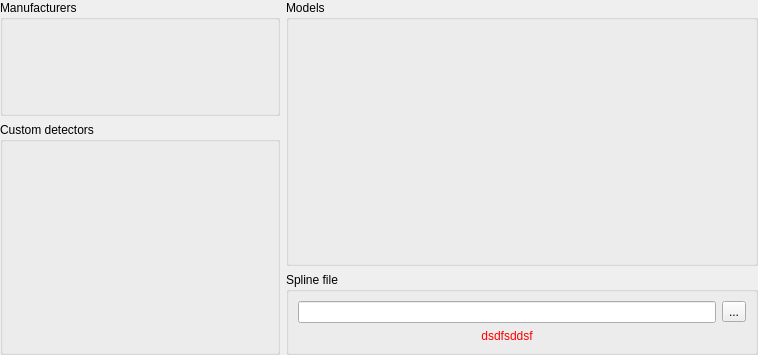
<?xml version="1.0" encoding="UTF-8"?>
<ui version="4.0">
 <class>Form</class>
 <widget class="QWidget" name="Form">
  <property name="geometry">
   <rect>
    <x>0</x>
    <y>0</y>
    <width>758</width>
    <height>355</height>
   </rect>
  </property>
  <property name="sizePolicy">
   <sizepolicy hsizetype="MinimumExpanding" vsizetype="Preferred">
    <horstretch>0</horstretch>
    <verstretch>0</verstretch>
   </sizepolicy>
  </property>
  <property name="windowTitle">
   <string>Form</string>
  </property>
  <layout class="QHBoxLayout" name="horizontalLayout" stretch="0,0">
   <property name="margin">
    <number>0</number>
   </property>
   <item>
    <widget class="QWidget" name="widget" native="true">
     <property name="sizePolicy">
      <sizepolicy hsizetype="Maximum" vsizetype="Preferred">
       <horstretch>0</horstretch>
       <verstretch>0</verstretch>
      </sizepolicy>
     </property>
     <layout class="QVBoxLayout" name="verticalLayout" stretch="0,0">
      <property name="margin">
       <number>0</number>
      </property>
      <item>
       <widget class="QGroupBox" name="groupBox">
        <property name="title">
         <string>Manufacturers</string>
        </property>
        <layout class="QVBoxLayout" name="verticalLayout_4">
         <item>
          <widget class="QListView" name="_manufacturerList">
           <property name="sizePolicy">
            <sizepolicy hsizetype="Maximum" vsizetype="Expanding">
             <horstretch>0</horstretch>
             <verstretch>0</verstretch>
            </sizepolicy>
           </property>
           <property name="styleSheet">
            <string notr="true">QListView {
background-color: transparent;
}</string>
           </property>
           <property name="frameShape">
            <enum>QFrame::NoFrame</enum>
           </property>
           <property name="editTriggers">
            <set>QAbstractItemView::NoEditTriggers</set>
           </property>
           <property name="uniformItemSizes">
            <bool>true</bool>
           </property>
          </widget>
         </item>
        </layout>
       </widget>
      </item>
      <item>
       <widget class="QGroupBox" name="groupBox_2">
        <property name="title">
         <string>Custom detectors</string>
        </property>
        <layout class="QVBoxLayout" name="verticalLayout_5">
         <item>
          <widget class="QListView" name="_customList">
           <property name="sizePolicy">
            <sizepolicy hsizetype="Maximum" vsizetype="Fixed">
             <horstretch>0</horstretch>
             <verstretch>0</verstretch>
            </sizepolicy>
           </property>
           <property name="styleSheet">
            <string notr="true">QListView {
background-color: transparent;
}</string>
           </property>
           <property name="frameShape">
            <enum>QFrame::NoFrame</enum>
           </property>
           <property name="editTriggers">
            <set>QAbstractItemView::NoEditTriggers</set>
           </property>
           <property name="uniformItemSizes">
            <bool>true</bool>
           </property>
          </widget>
         </item>
        </layout>
       </widget>
      </item>
     </layout>
    </widget>
   </item>
   <item>
    <widget class="QStackedWidget" name="_stacked">
     <property name="currentIndex">
      <number>0</number>
     </property>
     <widget class="QWidget" name="_modelPanel">
      <layout class="QVBoxLayout" name="verticalLayout_3">
       <property name="margin">
        <number>0</number>
       </property>
       <item>
        <widget class="QGroupBox" name="groupBox_3">
         <property name="title">
          <string>Models</string>
         </property>
         <layout class="QVBoxLayout" name="verticalLayout_6">
          <item>
           <widget class="QTableView" name="_detectorView">
            <property name="styleSheet">
             <string notr="true">QTableView {
background-color: transparent;
}</string>
            </property>
            <property name="frameShape">
             <enum>QFrame::NoFrame</enum>
            </property>
            <property name="editTriggers">
             <set>QAbstractItemView::NoEditTriggers</set>
            </property>
            <property name="showGrid">
             <bool>false</bool>
            </property>
            <property name="cornerButtonEnabled">
             <bool>false</bool>
            </property>
            <attribute name="horizontalHeaderVisible">
             <bool>false</bool>
            </attribute>
            <attribute name="verticalHeaderVisible">
             <bool>false</bool>
            </attribute>
           </widget>
          </item>
         </layout>
        </widget>
       </item>
       <item>
        <widget class="QGroupBox" name="_splinePanel">
         <property name="title">
          <string>Spline file</string>
         </property>
         <layout class="QVBoxLayout" name="verticalLayout_7">
          <item>
           <widget class="QWidget" name="_splinePanel_" native="true">
            <layout class="QGridLayout" name="gridLayout_4">
             <property name="margin">
              <number>0</number>
             </property>
             <item row="2" column="0">
              <widget class="QLabel" name="_splineError">
               <property name="styleSheet">
                <string notr="true">QLabel {color:red}</string>
               </property>
               <property name="text">
                <string>dsdfsddsf</string>
               </property>
               <property name="alignment">
                <set>Qt::AlignCenter</set>
               </property>
               <property name="wordWrap">
                <bool>true</bool>
               </property>
              </widget>
             </item>
             <item row="1" column="0">
              <widget class="FileEdit" name="_splineFile">
               <property name="text">
                <string/>
               </property>
              </widget>
             </item>
             <item row="1" column="1">
              <widget class="QToolButton" name="_splineLoader">
               <property name="text">
                <string>...</string>
               </property>
              </widget>
             </item>
            </layout>
           </widget>
          </item>
         </layout>
        </widget>
       </item>
      </layout>
     </widget>
     <widget class="QWidget" name="_filePanel">
      <layout class="QGridLayout" name="gridLayout">
       <property name="margin">
        <number>0</number>
       </property>
       <item row="1" column="0">
        <widget class="QGroupBox" name="groupBox_4">
         <property name="title">
          <string>HDF5 or spline file description</string>
         </property>
         <layout class="QGridLayout" name="gridLayout_3">
          <item row="0" column="0">
           <widget class="FileEdit" name="_fileSelection">
            <property name="text">
             <string/>
            </property>
           </widget>
          </item>
          <item row="1" column="0">
           <widget class="QLabel" name="_fileError">
            <property name="styleSheet">
             <string notr="true">QLabel {color:red}</string>
            </property>
            <property name="text">
             <string>dsdfsddsf</string>
            </property>
            <property name="alignment">
             <set>Qt::AlignCenter</set>
            </property>
            <property name="wordWrap">
             <bool>true</bool>
            </property>
           </widget>
          </item>
          <item row="0" column="1">
           <widget class="QToolButton" name="_fileLoader">
            <property name="text">
             <string>...</string>
            </property>
           </widget>
          </item>
          <item row="2" column="0">
           <widget class="QLabel" name="_fileResult">
            <property name="styleSheet">
             <string notr="true"/>
            </property>
            <property name="text">
             <string>dsdfsddsf</string>
            </property>
            <property name="alignment">
             <set>Qt::AlignCenter</set>
            </property>
            <property name="wordWrap">
             <bool>true</bool>
            </property>
           </widget>
          </item>
          <item row="3" column="0">
           <spacer name="verticalSpacer_3">
            <property name="orientation">
             <enum>Qt::Vertical</enum>
            </property>
            <property name="sizeHint" stdset="0">
             <size>
              <width>20</width>
              <height>40</height>
             </size>
            </property>
           </spacer>
          </item>
         </layout>
        </widget>
       </item>
      </layout>
     </widget>
     <widget class="QWidget" name="_manualPanel">
      <layout class="QVBoxLayout" name="verticalLayout_2">
       <property name="margin">
        <number>0</number>
       </property>
       <item>
        <widget class="QGroupBox" name="groupBox_5">
         <property name="title">
          <string>Manual detector description</string>
         </property>
         <layout class="QVBoxLayout" name="verticalLayout_8" stretch="0,1">
          <item>
           <widget class="QWidget" name="widget_2" native="true">
            <property name="sizePolicy">
             <sizepolicy hsizetype="Preferred" vsizetype="Expanding">
              <horstretch>0</horstretch>
              <verstretch>0</verstretch>
             </sizepolicy>
            </property>
            <layout class="QGridLayout" name="gridLayout_2">
             <property name="margin">
              <number>0</number>
             </property>
             <item row="0" column="2">
              <widget class="QLabel" name="_energyUnit_3">
               <property name="sizePolicy">
                <sizepolicy hsizetype="Fixed" vsizetype="Preferred">
                 <horstretch>0</horstretch>
                 <verstretch>0</verstretch>
                </sizepolicy>
               </property>
               <property name="text">
                <string>×</string>
               </property>
              </widget>
             </item>
             <item row="3" column="3">
              <widget class="QuantityEdit" name="_detectorHeight">
               <property name="text">
                <string/>
               </property>
               <property name="alignment">
                <set>Qt::AlignRight|Qt::AlignTrailing|Qt::AlignVCenter</set>
               </property>
              </widget>
             </item>
             <item row="3" column="2">
              <widget class="QLabel" name="_energyUnit_7">
               <property name="sizePolicy">
                <sizepolicy hsizetype="Fixed" vsizetype="Preferred">
                 <horstretch>0</horstretch>
                 <verstretch>0</verstretch>
                </sizepolicy>
               </property>
               <property name="text">
                <string>×</string>
               </property>
              </widget>
             </item>
             <item row="3" column="4">
              <widget class="QLabel" name="_energyUnit_8">
               <property name="sizePolicy">
                <sizepolicy hsizetype="Fixed" vsizetype="Preferred">
                 <horstretch>0</horstretch>
                 <verstretch>0</verstretch>
                </sizepolicy>
               </property>
               <property name="text">
                <string>px</string>
               </property>
              </widget>
             </item>
             <item row="3" column="0">
              <widget class="QLabel" name="_energyUnit_5">
               <property name="sizePolicy">
                <sizepolicy hsizetype="Fixed" vsizetype="Preferred">
                 <horstretch>0</horstretch>
                 <verstretch>0</verstretch>
                </sizepolicy>
               </property>
               <property name="text">
                <string>Detector size:</string>
               </property>
              </widget>
             </item>
             <item row="0" column="0">
              <widget class="QLabel" name="_energyUnit_2">
               <property name="sizePolicy">
                <sizepolicy hsizetype="Fixed" vsizetype="Preferred">
                 <horstretch>0</horstretch>
                 <verstretch>0</verstretch>
                </sizepolicy>
               </property>
               <property name="text">
                <string>Pixel size:</string>
               </property>
              </widget>
             </item>
             <item row="3" column="1">
              <widget class="QuantityEdit" name="_detectorWidth">
               <property name="text">
                <string/>
               </property>
               <property name="alignment">
                <set>Qt::AlignRight|Qt::AlignTrailing|Qt::AlignVCenter</set>
               </property>
              </widget>
             </item>
             <item row="0" column="3">
              <widget class="QuantityEdit" name="_pixelHeight">
               <property name="text">
                <string/>
               </property>
               <property name="alignment">
                <set>Qt::AlignRight|Qt::AlignTrailing|Qt::AlignVCenter</set>
               </property>
              </widget>
             </item>
             <item row="0" column="1">
              <widget class="QuantityEdit" name="_pixelWidth">
               <property name="text">
                <string/>
               </property>
               <property name="alignment">
                <set>Qt::AlignRight|Qt::AlignTrailing|Qt::AlignVCenter</set>
               </property>
              </widget>
             </item>
             <item row="0" column="4">
              <widget class="QLabel" name="_energyUnit">
               <property name="sizePolicy">
                <sizepolicy hsizetype="Fixed" vsizetype="Preferred">
                 <horstretch>0</horstretch>
                 <verstretch>0</verstretch>
                </sizepolicy>
               </property>
               <property name="text">
                <string>μm</string>
               </property>
              </widget>
             </item>
             <item row="4" column="1" colspan="3">
              <widget class="QLabel" name="_customResult">
               <property name="styleSheet">
                <string notr="true"/>
               </property>
               <property name="text">
                <string>dsdfsddsf</string>
               </property>
               <property name="alignment">
                <set>Qt::AlignCenter</set>
               </property>
               <property name="wordWrap">
                <bool>true</bool>
               </property>
              </widget>
             </item>
             <item row="5" column="1" colspan="3">
              <widget class="QLabel" name="_customError">
               <property name="styleSheet">
                <string notr="true">QLabel {color:red}</string>
               </property>
               <property name="text">
                <string>dsdfsddsf</string>
               </property>
               <property name="alignment">
                <set>Qt::AlignCenter</set>
               </property>
               <property name="wordWrap">
                <bool>true</bool>
               </property>
              </widget>
             </item>
            </layout>
           </widget>
          </item>
          <item>
           <spacer name="verticalSpacer_4">
            <property name="orientation">
             <enum>Qt::Vertical</enum>
            </property>
            <property name="sizeHint" stdset="0">
             <size>
              <width>20</width>
              <height>40</height>
             </size>
            </property>
           </spacer>
          </item>
         </layout>
        </widget>
       </item>
      </layout>
     </widget>
    </widget>
   </item>
  </layout>
 </widget>
 <customwidgets>
  <customwidget>
   <class>QuantityEdit</class>
   <extends>QLineEdit</extends>
   <header>pyFAI.gui.widgets.QuantityEdit</header>
  </customwidget>
  <customwidget>
   <class>FileEdit</class>
   <extends>QLineEdit</extends>
   <header>pyFAI.gui.widgets.FileEdit</header>
  </customwidget>
 </customwidgets>
 <tabstops>
  <tabstop>_splineFile</tabstop>
  <tabstop>_splineLoader</tabstop>
  <tabstop>_pixelWidth</tabstop>
  <tabstop>_pixelHeight</tabstop>
  <tabstop>_detectorWidth</tabstop>
  <tabstop>_detectorHeight</tabstop>
 </tabstops>
 <resources/>
 <connections/>
</ui>
